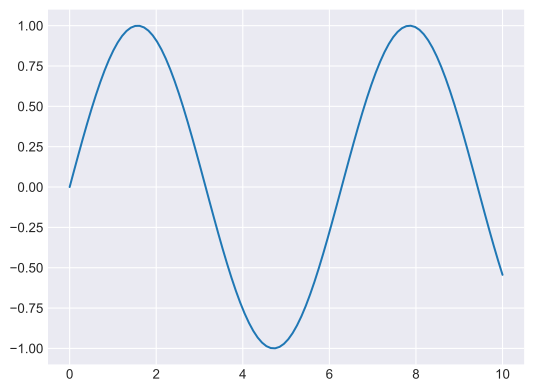

Write Python code to recreate this figure.
import matplotlib.pyplot as plt
import numpy as np

plt.style.use("seaborn-v0_8-darkgrid")

x = np.linspace(0, 10, 100)
plt.plot(x, np.sin(x))
plt.savefig("p13.svg", bbox_inches="tight")
